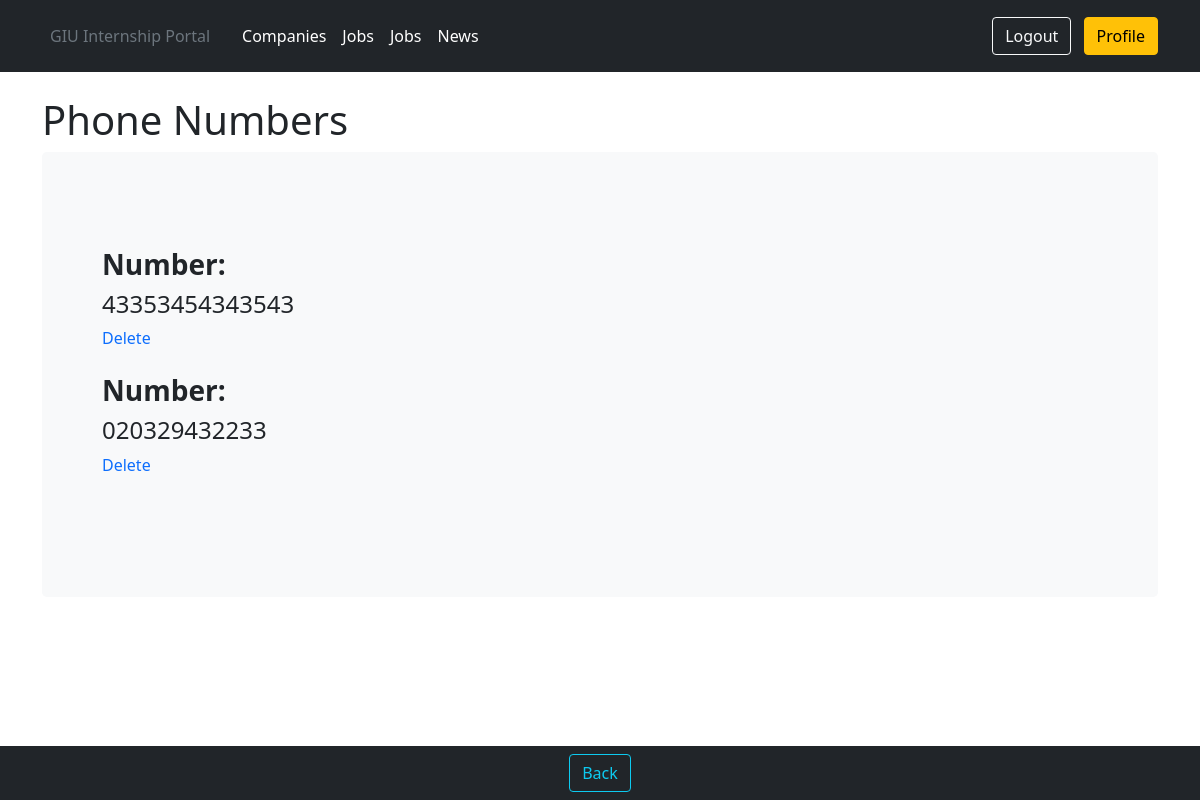
/users/student/5/phonenumbers/ (signed in), run on an earlier commit of the app's database.
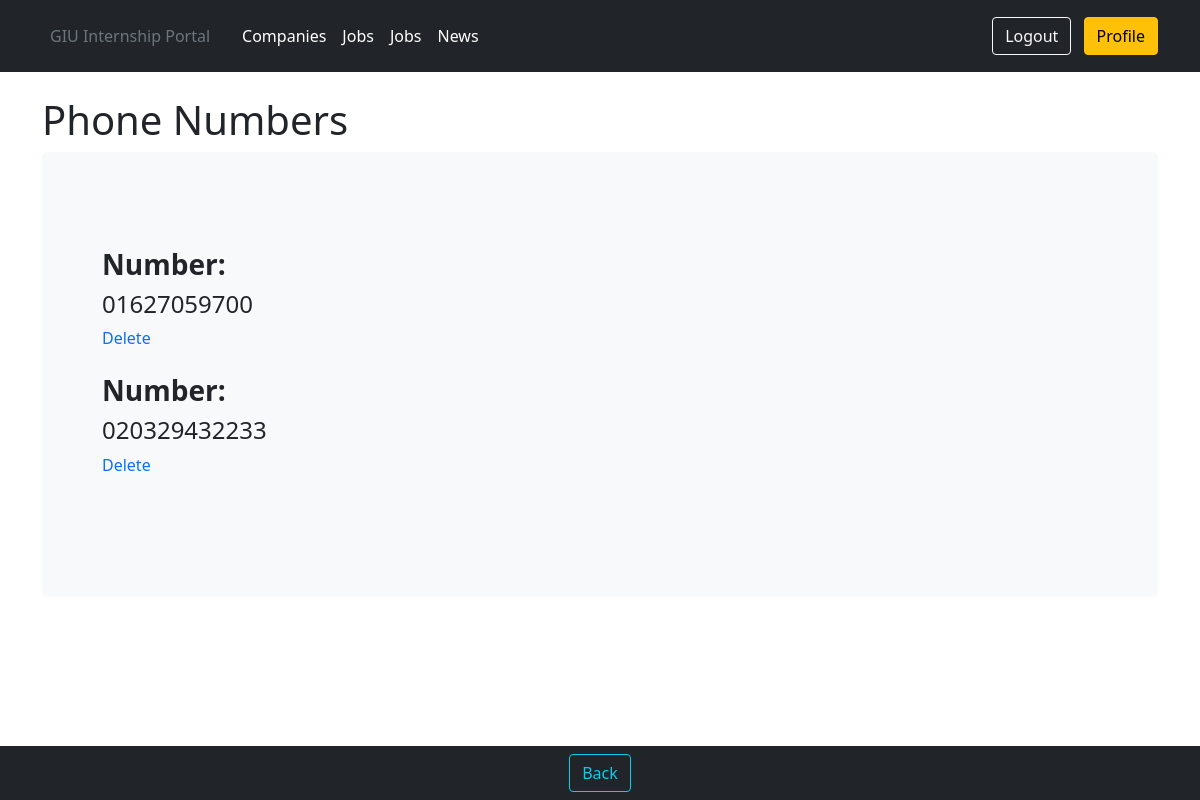
And on a later commit of the database.
### users/models.py (models this page shows)
class StudentPhoneNumbers(models.Model):
    student_id = models.ForeignKey(Student, on_delete=models.CASCADE)
    phone_number = models.CharField(max_length=20, primary_key=True)
    def __str__(self):
        return self.phone_number
    class Meta:
        unique_together = (('student_id', 'phone_number'),)

### users/views.py (the view)
# urls.py: path('student/<slug:pk>/phonenumbers/', views.StudentPhoneView.as_view(), name='student_phone_detail'),
class StudentPhoneView(LoginRequiredMixin, ListView):
    model = models.StudentPhoneNumbers
    template_name = 'userprofiles/student_phone_numbers.html'
    context_object_name = 'student_phone_list'
    login_url = 'login'

### templates/userprofiles/student_phone_numbers.html (shortened to what this page needs)
{% extends 'userprofiles/profile_base.html' %}
{% block navitems %}
    <button onclick="history.back()" class="btn btn-outline-info ml-2" type="button">Back</button>
{% endblock navitems %}
{% block profile_body %}
    <br>
    <div class="container">
        <h1>Phone Numbers</h1>
        <div class="p-5 mb-4 bg-light rounded-3">
            <div class="container-fluid py-5">
                {% for number in student_phone_list %}
                    <h3><strong>Number:</strong></h3>
                    <h4>{{ number }}</h4>
                    <a class="no_underline" href="{% url 'delete_student_phone' number.pk %}">Delete</a>
                    <br>
                    <br>
                {% endfor %}
            </div>
        </div>
    </div>
    <br>
    <br>
{% endblock profile_body %}

What changed in the data, as far as the page shows it:
removed StudentPhoneNumbers: phone_number "43353454343543"
added StudentPhoneNumbers: phone_number "01627059700"
